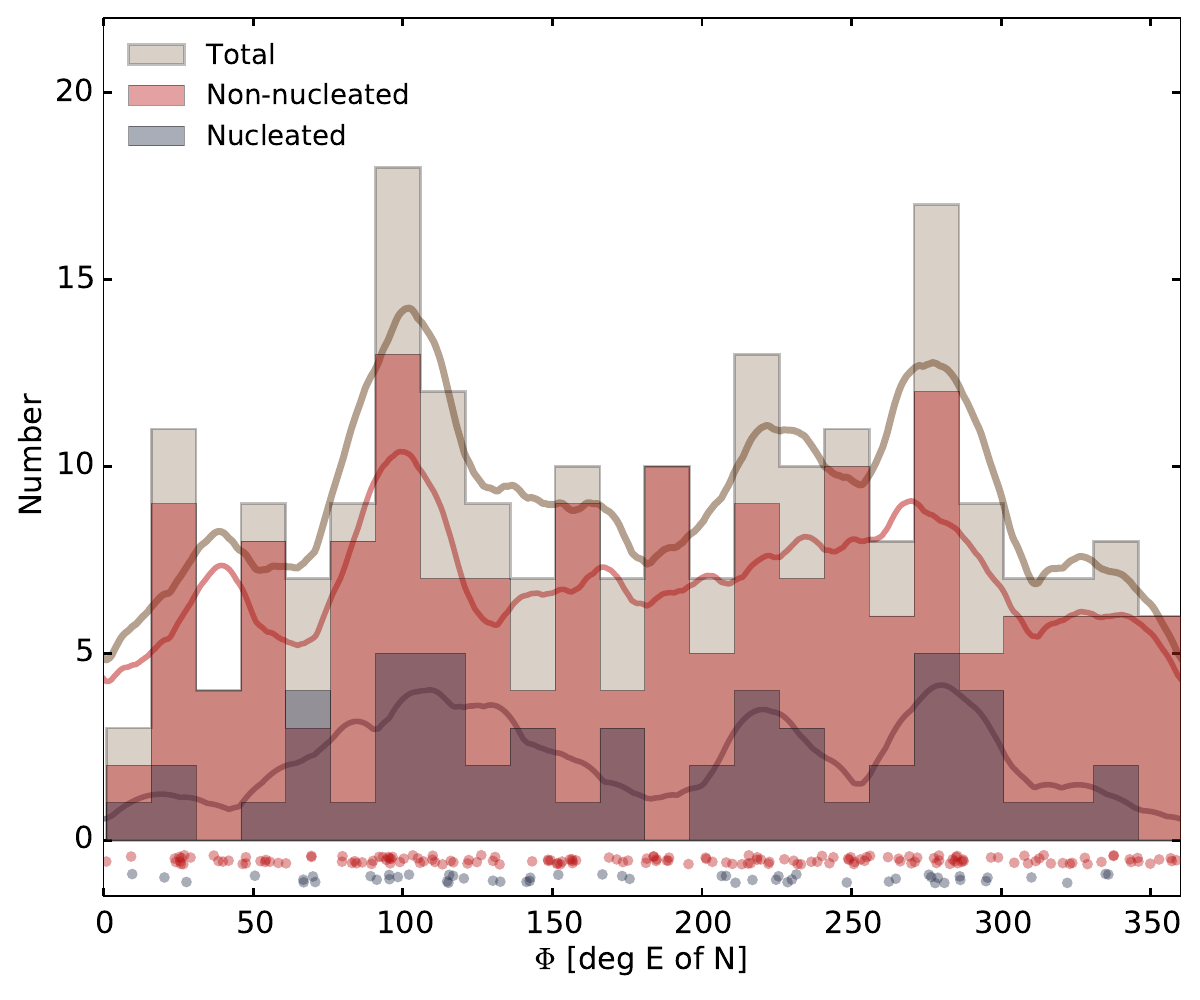

Here is the Python script that generated this plot:
import numpy as np
import matplotlib.pyplot as plt
from scipy.optimize import curve_fit
from scipy import stats, integrate
from scipy.stats import norm
from sklearn.neighbors import KernelDensity
from matplotlib  import pyplot,mpl

mpl.rcParams['xtick.major.pad'] = '10'
mpl.rcParams['ytick.major.pad'] = '10'

def tick_func_deg2kpc(X):
	kpc = 20.3e6*np.arctan(X*np.pi/180.)/1e3
	return ["%.1f" % z for z in kpc]

def tick_func_arcmin2kpc(X):
	kpc = 20.3e6*np.arctan(X/60.*np.pi/180.)/1e3
	return ["%.1f" % z for z in kpc]

for_ra = 54.6208#54.55229 image coords #54.6208 #ngc1399 ra
for_dec = -35.450742#-35.536447 image coords #-35.05056 #ngc1399 dec

ra      = np.genfromtxt('NGFS_FCC_cat_non_nucleated.dat', dtype=float, comments='#', delimiter='|', missing_values='-', skip_header=1, usecols=(2))
dec     = np.genfromtxt('NGFS_FCC_cat_non_nucleated.dat', dtype=float, comments='#', delimiter='|', missing_values='-', skip_header=1, usecols=(3))
ra_nuc  = np.genfromtxt('NGFS_FCC_cat_nucleated.dat', dtype=float, comments='#', delimiter='|', missing_values='-', skip_header=1, usecols=(2))
dec_nuc = np.genfromtxt('NGFS_FCC_cat_nucleated.dat', dtype=float, comments='#', delimiter='|', missing_values='-', skip_header=1, usecols=(3))

#ra, dec = np.loadtxt('finallist_new_sm_fcc.txt',unpack=True,comments='#')
#ra_nuc, dec_nuc = np.loadtxt('finallist_new_nuc_fcc.txt',unpack=True,comments='#')

dra = ra-for_ra# - ra # - for_ra
ddec = dec - for_dec #for_dec - dec# - for_dec

dra_nuc = ra_nuc-for_ra#-ra_nuc# - for_ra
ddec_nuc = dec_nuc - for_dec# - dec_nuc# - for_dec

dra_tot = np.concatenate([dra,dra_nuc])
ddec_tot = np.concatenate([ddec,ddec_nuc])

# plt.figure()
# plt.plot([np.max(dra_tot)+0.1,np.min(dra_tot)-0.1],[0,0],'k:')
# plt.plot([0,0],[np.min(ddec_tot)-0.1,np.max(ddec_tot)+0.1],'k:')
# #plt.plot(dra_tot,ddec_tot,'ko')
# plt.plot(dra,ddec,'bo')
# plt.plot(dra_nuc,ddec_nuc,'ro')
# plt.xlim(np.max(dra_tot)+0.1,np.min(dra_tot)-0.1)
# plt.ylim(np.min(ddec_tot)-0.1,np.max(ddec_tot)+0.1)
# plt.xlabel('$\Delta$RA [deg]')
# plt.ylabel('$\Delta$Dec [deg]')
# plt.savefig('dwarf_spatial_dist.pdf')

ang = []
for ii in range(len(dra)):
	if ddec[ii] == 0 and dra[ii] < 0:
		ang.append(270.)
	if ddec[ii] == 0 and dra[ii] > 0:
		ang.append(90.)
	if ddec[ii] > 0 and dra[ii] == 0:
		ang.append(0.)
	if ddec[ii] < 0 and dra[ii] == 0:
		ang.append(180.)
	
	if dra[ii] < 0 and ddec[ii] > 0:
		ang.append(270.+np.arctan(np.abs(ddec[ii]/dra[ii]))*(180./np.pi))
	if dra[ii] > 0 and ddec[ii] > 0:
		ang.append(np.arctan(dra[ii]/ddec[ii])*(180./np.pi))
	if dra[ii] > 0 and ddec[ii] < 0:
		ang.append(90.+np.arctan(np.abs(ddec[ii]/dra[ii]))*(180./np.pi))
	if dra[ii] < 0 and ddec[ii] < 0:
		ang.append(180.+np.arctan(np.abs(dra[ii]/ddec[ii]))*(180./np.pi))

ang_nuc = []
for ii in range(len(dra_nuc)):
	print ii, ddec_nuc[ii], dra_nuc[ii]
	if ddec_nuc[ii] == 0 and dra_nuc[ii] < 0:
		ang_nuc.append(270.)
	if ddec_nuc[ii] == 0 and dra_nuc[ii] > 0:
		ang_nuc.append(90.)
	if ddec_nuc[ii] > 0 and dra_nuc[ii] == 0:
		ang_nuc.append(0.)
	if ddec_nuc[ii] < 0 and dra_nuc[ii] == 0:
		ang_nuc.append(180.)
	
	if dra_nuc[ii] < 0 and ddec_nuc[ii] > 0:
		ang_nuc.append(270.+np.arctan(np.abs(ddec_nuc[ii]/dra_nuc[ii]))*(180./np.pi))
	if dra_nuc[ii] > 0 and ddec_nuc[ii] > 0:
		ang_nuc.append(np.arctan(dra_nuc[ii]/ddec_nuc[ii])*(180./np.pi))
	if dra_nuc[ii] > 0 and ddec_nuc[ii] < 0:
		ang_nuc.append(90.+np.arctan(np.abs(ddec_nuc[ii]/dra_nuc[ii]))*(180./np.pi))
	if dra_nuc[ii] < 0 and ddec_nuc[ii] < 0:
		ang_nuc.append(180.+np.arctan(np.abs(dra_nuc[ii]/ddec_nuc[ii]))*(180./np.pi))

ang = np.array(ang)
ang_nuc = np.array(ang_nuc)
ang_tot = np.concatenate([ang,ang_nuc])

rgc = np.sqrt((for_ra-ra)**2+(for_dec-dec)**2)*60. #radial distance from ngc1399 in arcmin
rgc_nuc = np.sqrt((for_ra-ra_nuc)**2+(for_dec-dec_nuc)**2)*60.
rgc_tot = np.concatenate([rgc,rgc_nuc])

# print len(ang), np.min(ang), np.max(ang)
# print len(rgc), np.min(rgc), np.max(rgc)
# 
# print len(ang_tot), np.min(ang_tot), np.max(ang_tot)
# print len(rgc_tot), np.min(rgc_tot), np.max(rgc_tot)
# 
# print len(ang_nuc), np.min(ang_nuc), np.max(ang_nuc)
# print len(rgc_nuc), np.min(rgc_nuc), np.max(rgc_nuc)
# #exit()

rad_lim = 60.

mask = np.where(rgc <= rad_lim,1,0)
rgc = np.compress(mask,rgc)
ang = np.compress(mask,ang)
mask = np.where(rgc_nuc <= rad_lim,1,0)
rgc_nuc = np.compress(mask,rgc_nuc)
ang_nuc = np.compress(mask,ang_nuc)
mask = np.where(rgc_tot <= rad_lim,1,0)
rgc_tot = np.compress(mask,rgc_tot)
ang_tot = np.compress(mask,ang_tot)

print np.min(rgc_tot), np.max(rgc_tot)

#Starting at 0.1, increase radius until 20 objects are included
#Compute surface density (Rgc < r), record radius
#Increase radius until another 20, and repeat until all dwarfs are found
drad = 0.1
num_win_tot = 20
num_win = num_win_tot
print num_win_tot

rad = drad
dens_tot = []
rad_tot = []
num_tot = []
num_chk = 0
rad_d = 0.
while rad <= rad_lim:
	num = 0
	mask = np.where(rgc_tot > rad_d,1,0)
	rgc_tot_cnt = np.compress(mask,rgc_tot)
	mask = np.where(rgc_tot_cnt <= rad,1,0)
	rgc_tot_cnt = np.compress(mask,rgc_tot_cnt)
	num = len(rgc_tot_cnt)
#	print rad_d, rad, rad-rad_d, num
	if num >= num_win:
		num_chk+=num
		num_tot.append(num_chk)
# 		print rad_d, rad, rad-rad_d, num
		dens_tot.append(num/(np.pi*(rad**2-rad_d**2)))
		rad_tot.append((rad_d+rad)/2.)
		rad_d=rad
		rad+=drad
	if num < num_win and rad+drad<=rad_lim:
		rad+=drad
	if rad+drad > rad_lim:
		num_chk+=num
		num_tot.append(num_chk)
		dens_tot.append(num/(np.pi*(rad**2-rad_d**2)))
		rad_tot.append((rad_d+rad)/2.)
		rad_d=rad
		rad+=drad

num_win = float(len(rgc))/len(rgc_tot)*num_win_tot
print num_win

rad = drad
dens_sm = []
rad_sm = []
num_sm = []
num_chk = 0
rad_d = 0.
while rad <= rad_lim:
	num = 0
	mask = np.where(rgc > rad_d,1,0)
	rgc_sm_cnt = np.compress(mask,rgc)
	mask = np.where(rgc_sm_cnt <= rad,1,0)
	rgc_sm_cnt = np.compress(mask,rgc_sm_cnt)
	num = len(rgc_sm_cnt)
	if num >= num_win:
		num_chk+=num
		num_sm.append(num_chk)
# 		print rad_d, rad, rad-rad_d, num
		dens_sm.append(num/(np.pi*(rad**2-rad_d**2)))
		rad_sm.append((rad_d+rad)/2.)
		rad_d=rad
		rad+=drad
	if num < num_win and rad+drad<=rad_lim:
		rad+=drad
	if rad+drad > rad_lim:
		num_chk+=num
		num_sm.append(num_chk)
# 		print rad_d, rad, rad-rad_d, num
		dens_sm.append(num/(np.pi*(rad**2-rad_d**2)))
		rad_sm.append((rad_d+rad)/2.)
		rad_d=rad
		rad+=drad

num_win = float(len(rgc_nuc))/len(rgc_tot)*num_win_tot
print num_win

rad = drad
dens_nuc = []
rad_nuc = []
num_nuc = []
num_chk = 0
rad_d = 0.
while rad <= rad_lim:
	num = 0
	mask = np.where(rgc_nuc > rad_d,1,0)
	rgc_nuc_cnt = np.compress(mask,rgc_nuc)
	mask = np.where(rgc_nuc_cnt <= rad,1,0)
	rgc_nuc_cnt = np.compress(mask,rgc_nuc_cnt)
	num = len(rgc_nuc_cnt)
	if num >= num_win:
		num_chk+=num
		num_nuc.append(num_chk)
# 		print rad_d, rad, rad-rad_d, num
		dens_nuc.append(num/(np.pi*(rad**2-rad_d**2)))
		rad_nuc.append((rad_d+rad)/2.)
		rad_d=rad
		rad+=drad
	if num < num_win and rad+drad<=rad_lim:
		rad+=drad
	if rad+drad > rad_lim:
		num_chk+=num
		num_nuc.append(num_chk)
# 		print rad_d, rad, rad-rad_d, num
		dens_nuc.append(num/(np.pi*(rad**2-rad_d**2)))
		rad_nuc.append((rad_d+rad)/2.)
		rad_d=rad
		rad+=drad

radii = np.array(rad_sm)
dens = np.array(dens_sm)

radii_nuc = np.array(rad_nuc)
dens_nuc = np.array(dens_nuc)

radii_tot = np.array(rad_tot)
dens_tot = np.array(dens_tot)


print "Average density of total sample = %.4f" % np.mean(dens_tot)
print "Average density of non-nucleated sample = %.4f" % np.mean(dens)
print "Average density of nucleated sample = %.4f" % np.mean(dens_nuc)



fig = plt.figure(figsize=(12,10))
#plt.plot([0.1,100],[0,0],'k:')

# #==========================================================================================================================================#                                                               
# theta,dist,w,w_err = np.genfromtxt('NGFS_FCC_all_dwarfs_two-point_correlation.dat',dtype=float,comments='#',delimiter='|',unpack=True,skip_header=1,usecols=(1,2,3,4))
# ax1 = fig.add_subplot(311)
# plt.xlim(0,1.03)
# plt.ylim(-0.175,0.5)
# ax1.plot(theta,w,linestyle='-',color='#6b4423',linewidth=3,ms=12,zorder=10,alpha=0.9)
# ax1.fill_between(theta, w+w_err, w-w_err, facecolor='#e0cda7',zorder=1,alpha=0.7)
# #ax1.errorbar(dist, w, yerr=w_err, fmt='o', facecolor='#e0cda7')
# ax1.set_xlabel(r'$\theta$ [deg]',fontsize=18)
# ax1.set_ylabel(r'$w(\theta)$',fontsize=18)
# ax1.legend(numpoints=1,frameon=False,loc='upper right',prop={'size':12})
# 
# axis = plt.gca()
# xmin, xmax = axis.get_xlim()
# ymin, ymax = axis.get_ylim()
# ax2 = ax1.twiny()
# #new_tick_locs = np.array([10,20,30,40,50,60])#ax1.get_xticks()
# new_tick_locs = np.linspace(xmin, xmax, 10)
# ax2.set_xticks(new_tick_locs)
# ax2.set_xticklabels(tick_func_deg2kpc(new_tick_locs))
# ax2.set_xlabel(r'$R_{gc}$ [kpc]',fontsize=12)
# ax2.tick_params('both',length=6,width=2,which='major',labelsize=10)
# ax2.tick_params('both',length=4,width=1,which='minor')
# 
# #==========================================================================================================================================#                                                               
# ax3 = fig.add_subplot(312)
# plt.xlim(0,62)
# ax3.plot(radii_tot,dens_tot,linestyle='-',color='#6b4423',linewidth=3,ms=12,zorder=-1,alpha=0.5)
# ax3.plot(radii,dens        ,linestyle='-',color='#bb1515',linewidth=3,ms=12,zorder=-1,alpha=0.5)
# ax3.plot(radii_nuc,dens_nuc,linestyle='-',color='#2a334f',linewidth=3,ms=12,zorder=-1,alpha=0.5)
# ax3.scatter(radii_tot,dens_tot,marker='o',color='#6b4423',s=120,zorder=10,alpha=1.0)
# ax3.scatter(radii,dens        ,marker='o',color='#bb1515',s=120,zorder=10,alpha=1.0)
# ax3.scatter(radii_nuc,dens_nuc,marker='o',color='#2a334f',s=120,zorder=10,alpha=1.0)
# # tot, = plt.plot(radii_lim,fit_func(radii_lim,*popt_tot),'k-',lw=4)
# ax3.set_xlabel(r'$R_{gc}$ [arcmin]',fontsize=18)
# ax3.set_ylabel(r'$\Sigma$ [arcmin$^{-2}$]',fontsize=18)
# ax3.set_yscale('log')
# ax3.set_ylim(1e-3,2e-1)
# ax3.legend((r'Total',r'Non-nucleated',r'Nucleated'),numpoints=1,frameon=False,loc='upper left',prop={'size':12})
# ax3.tick_params('both',length=6,width=2,which='major',labelsize=12)
# ax3.tick_params('both',length=4,width=1,which='minor')
# 
# axis = plt.gca()
# xmin, xmax = axis.get_xlim()
# ymin, ymax = axis.get_ylim()
# ax4 = ax3.twiny()
# #new_tick_locs = np.array([10,20,30,40,50,60])#ax1.get_xticks()
# new_tick_locs = np.linspace(xmin, xmax, 10)
# ax4.set_xticks(new_tick_locs)
# ax4.set_xticklabels(tick_func_arcmin2kpc(new_tick_locs))
# ax4.set_xlabel(r'$R_{gc}$ [kpc]',fontsize=12)
# ax4.tick_params('both',length=6,width=2,which='major',labelsize=10)
# ax4.tick_params('both',length=4,width=1,which='minor')
# 
# #==========================================================================================================================================#                                                               
ang_bs = 15.
#plt.subplot(313)
plt.xlim(0,360)
plt.ylim(-1.5,22)
axis = plt.gca()
xmin, xmax = axis.get_xlim()
ymin, ymax = axis.get_ylim()

plt.hist(ang_tot,bins=np.arange(np.min(ang_tot),np.max(ang_tot)+ang_bs,ang_bs),histtype='stepfilled',color='#6b4423',linestyle='solid',linewidth=2,zorder='1',alpha=0.25)
plt.hist(ang,bins=np.arange(np.min(ang_tot),np.max(ang_tot)+ang_bs,ang_bs),histtype='stepfilled',color='#bb1515',linewidth=0.5,zorder='2',alpha=0.4)
plt.hist(ang_nuc,bins=np.arange(np.min(ang_tot),np.max(ang_tot)+ang_bs,ang_bs),histtype='stepfilled',color='#2a334f',linewidth=0.5,zorder='3',alpha=0.4)
#plt.hist(ang,color='b',histtype='step',lw=2)
#plt.hist(ang_nuc,color='r',histtype='step',lw=2)
#plt.hist(ang_tot,color='k',histtype='step',lw=2)
plt.legend((r'Total',r'Non-nucleated',r'Nucleated'),frameon=False,loc='upper left',prop={'size':20})

bandw = 25.
samplingsteps = 3600
### ALL
mirr_ang_tot = np.concatenate((ang_tot-360,ang_tot,ang_tot+360)) # wrap vector before and after
normdat = len(mirr_ang_tot)*ang_bs
x_in = mirr_ang_tot[:, np.newaxis]
x_smpl = np.linspace(xmin-bandw*2, xmax+bandw*2, samplingsteps)[:, np.newaxis]
#for kernel in ['gaussian', 'tophat', 'epanechnikov']:
kde = KernelDensity(kernel='epanechnikov', bandwidth=bandw).fit(x_in)
log_dens = kde.score_samples(x_smpl)
plt.plot(x_smpl[:, 0],np.exp(log_dens)*normdat,linestyle='-',color='#6b4423',linewidth=5,alpha=0.5)
#plt.scatter(ang_tot, 21.4 - 0.25 * np.random.random(ang_tot.shape[0]),marker='o',s=50,edgecolor='none',zorder='5',facecolor='#6b4423',alpha=0.4)

### NON-NUCLEATED
mirr_ang = np.concatenate((ang-360,ang,ang+360)) # wrap vector before and after
normdat = len(mirr_ang)*ang_bs
x_in = mirr_ang[:, np.newaxis]
x_smpl = np.linspace(xmin-bandw*2, xmax+bandw*2, samplingsteps)[:, np.newaxis]
kde = KernelDensity(kernel='epanechnikov', bandwidth=bandw).fit(x_in)
log_dens = kde.score_samples(x_smpl)
plt.plot(x_smpl[:, 0],np.exp(log_dens)*normdat,linestyle='-',color='#bb1515',linewidth=4,alpha=0.5)
plt.scatter(ang, -0.4 - 0.25 * np.random.random(ang.shape[0]),marker='o',s=60,edgecolor='none',zorder='5',facecolor='#bb1515',alpha=0.4)

### NUCLEATED
mirr_ang_nuc = np.concatenate((ang_nuc-360,ang_nuc,ang_nuc+360)) # wrap vector before and after
normdat = len(mirr_ang_nuc)*ang_bs
x_in = mirr_ang_nuc[:, np.newaxis]
x_smpl = np.linspace(xmin-bandw*2, xmax+bandw*2, samplingsteps)[:, np.newaxis]
kde = KernelDensity(kernel='epanechnikov', bandwidth=bandw).fit(x_in)
log_dens = kde.score_samples(x_smpl)
plt.plot(x_smpl[:, 0],np.exp(log_dens)*normdat,linestyle='-',color='#2a334f',linewidth=4,alpha=0.5)
plt.scatter(ang_nuc, -0.9 - 0.25 * np.random.random(ang_nuc.shape[0]),marker='o',s=60,edgecolor='none',zorder='5',facecolor='#2a334f',alpha=0.4)

#plt.legend((r'KDE(Total)'),loc='top right',frameon=False)

plt.tick_params('both',length=6,width=2,which='major',labelsize=22)
plt.tick_params('both',length=4,width=1,which='minor')
plt.xlabel(r'$\Phi$ [deg E of N]',fontdict={'fontsize':22})
plt.ylabel(r'Number',fontdict={'fontsize':22})
plt.tight_layout()

plt.savefig('dwarf_azimuthal_distrib.pdf')
plt.show()